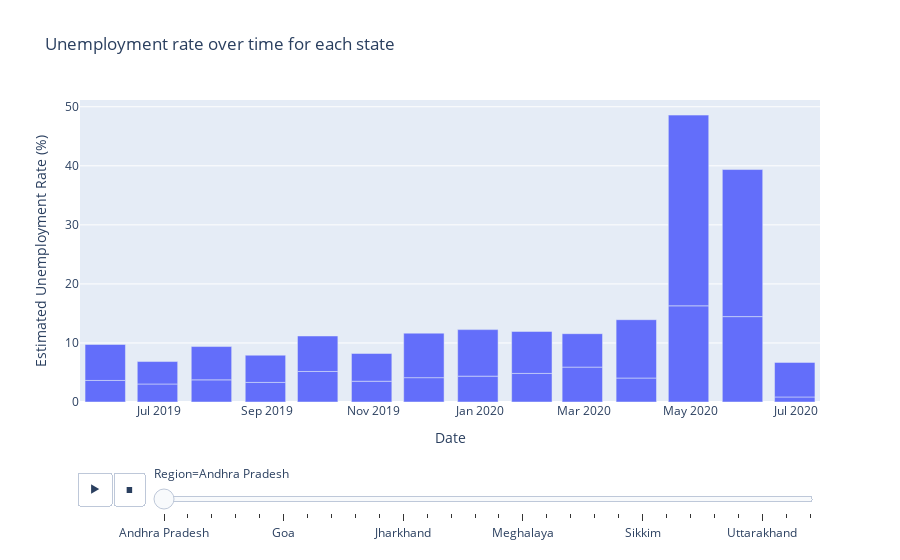

Source (notebook cell):
### Code cell
fig=px.bar(df,x="Date",y="Estimated Unemployment Rate (%)",animation_frame="Region",
           title="Unemployment rate over time for each state",template="plotly")
fig.show()

### Figure 1 — Plotly figure (JSON) as saved in the notebook; plotly's stock layout.template omitted (floating-point values rounded to 4 significant figures)
{"data": [{"alignmentgroup": "True", "hovertemplate": "Region=Andhra Pradesh<br>Date=%{x}<br>Estimated Unemployment Rate (%)=%{y}<extra></extra>", "legendgroup": "", "marker": {"color": "#636efa", "pattern": {"shape": ""}}, "name": "", "offsetgroup": "", "orientation": "v", "showlegend": false, "textposition": "auto", "type": "bar", "x": ["2019-05-31T00:00:00", "2019-06-30T00:00:00", "2019-07-31T00:00:00", "2019-08-31T00:00:00", "2019-09-30T00:00:00", "2019-10-31T00:00:00", "2019-11-30T00:00:00", "2019-12-31T00:00:00", "2020-01-31T00:00:00", "2020-02-29T00:00:00", "2020-03-31T00:00:00", "2020-04-30T00:00:00", "2020-05-31T00:00:00", "2020-06-30T00:00:00", "2019-05-31T00:00:00", "2019-06-30T00:00:00", "2019-07-31T00:00:00", "2019-08-31T00:00:00", "2019-09-30T00:00:00", "2019-10-31T00:00:00", "2019-11-30T00:00:00", "2019-12-31T00:00:00", "2020-01-31T00:00:00", "2020-02-29T00:00:00", "2020-03-31T00:00:00", "2020-04-30T00:00:00", "2020-05-31T00:00:00", "2020-06-30T00:00:00"], "xaxis": "x", "y": [3.65, 3.05, 3.75, 3.32, 5.17, 3.52, 4.12, 4.38, 4.84, 5.91, 4.06, 16.29, 14.46, 0.85, 6.09, 3.8, 5.64, 4.61, 6.01, 4.7, 7.54, 7.88, 7.11, 5.66, 9.88, 32.3, 24.91, 5.86], "yaxis": "y"}], "layout": {"barmode": "relative", "legend": {"tracegroupgap": 0}, "sliders": [{"active": 0, "currentvalue": {"prefix": "Region="}, "len": 0.9, "pad": {"b": 10, "t": 60}, "steps": [{"args": [["Andhra Pradesh"], {"frame": {"duration": 0, "redraw": true}, "fromcurrent": true, "mode": "immediate", "transition": {"duration": 0, "easing": "linear"}}], "label": "Andhra Pradesh", "method": "animate"}, {"args": [["Assam"], {"frame": {"duration": 0, "redraw": true}, "fromcurrent": true, "mode": "immediate", "transition": {"duration": 0, "easing": "linear"}}], "label": "Assam", "method": "animate"}, {"args": [["Bihar"], {"frame": {"duration": 0, "redraw": true}, "fromcurrent": true, "mode": "immediate", "transition": {"duration": 0, "easing": "linear"}}], "label": "Bihar", "method": "animate"}, {"args": [["Chhattisgarh"], {"frame": {"duration": 0, "redraw": true}, "fromcurrent": true, "mode": "immediate", "transition": {"duration": 0, "easing": "linear"}}], "label": "Chhattisgarh", "method": "animate"}, {"args": [["Delhi"], {"frame": {"duration": 0, "redraw": true}, "fromcurrent": true, "mode": "immediate", "transition": {"duration": 0, "easing": "linear"}}], "label": "Delhi", "method": "animate"}, {"args": [["Goa"], {"frame": {"duration": 0, "redraw": true}, "fromcurrent": true, "mode": "immediate", "transition": {"duration": 0, "easing": "linear"}}], "label": "Goa", "method": "animate"}, {"args": [["Gujarat"], {"frame": {"duration": 0, "redraw": true}, "fromcurrent": true, "mode": "immediate", "transition": {"duration": 0, "easing": "linear"}}], "label": "Gujarat", "method": "animate"}, {"args": [["Haryana"], {"frame": {"duration": 0, "redraw": true}, "fromcurrent": true, "mode": "immediate", "transition": {"duration": 0, "easing": "linear"}}], "label": "Haryana", "method": "animate"}, {"args": [["Himachal Pradesh"], {"frame": {"duration": 0, "redraw": true}, "fromcurrent": true, "mode": "immediate", "transition": {"duration": 0, "easing": "linear"}}], "label": "Himachal Pradesh", "method": "animate"}, {"args": [["Jammu & Kashmir"], {"frame": {"duration": 0, "redraw": true}, "fromcurrent": true, "mode": "immediate", "transition": {"duration": 0, "easing": "linear"}}], "label": "Jammu & Kashmir", "method": "animate"}, {"args": [["Jharkhand"], {"frame": {"duration": 0, "redraw": true}, "fromcurrent": true, "mode": "immediate", "transition": {"duration": 0, "easing": "linear"}}], "label": "Jharkhand", "method": "animate"}, {"args": [["Karnataka"], {"frame": {"duration": 0, "redraw": true}, "fromcurrent": true, "mode": "immediate", "transition": {"duration": 0, "easing": "linear"}}], "label": "Karnataka", "method": "animate"}, {"args": [["Kerala"], {"frame": {"duration": 0, "redraw": true}, "fromcurrent": true, "mode": "immediate", "transition": {"duration": 0, "easing": "linear"}}], "label": "Kerala", "method": "animate"}, {"args": [["Madhya Pradesh"], {"frame": {"duration": 0, "redraw": true}, "fromcurrent": true, "mode": "immediate", "transition": {"duration": 0, "easing": "linear"}}], "label": "Madhya Pradesh", "method": "animate"}, {"args": [["Maharashtra"], {"frame": {"duration": 0, "redraw": true}, "fromcurrent": true, "mode": "immediate", "transition": {"duration": 0, "easing": "linear"}}], "label": "Maharashtra", "method": "animate"}, {"args": [["Meghalaya"], {"frame": {"duration": 0, "redraw": true}, "fromcurrent": true, "mode": "immediate", "transition": {"duration": 0, "easing": "linear"}}], "label": "Meghalaya", "method": "animate"}, {"args": [["Odisha"], {"frame": {"duration": 0, "redraw": true}, "fromcurrent": true, "mode": "immediate", "transition": {"duration": 0, "easing": "linear"}}], "label": "Odisha", "method": "animate"}, {"args": [["Puducherry"], {"frame": {"duration": 0, "redraw": true}, "fromcurrent": true, "mode": "immediate", "transition": {"duration": 0, "easing": "linear"}}], "label": "Puducherry", "method": "animate"}, {"args": [["Punjab"], {"frame": {"duration": 0, "redraw": true}, "fromcurrent": true, "mode": "immediate", "transition": {"duration": 0, "easing": "linear"}}], "label": "Punjab", "method": "animate"}, {"args": [["Rajasthan"], {"frame": {"duration": 0, "redraw": true}, "fromcurrent": true, "mode": "immediate", "transition": {"duration": 0, "easing": "linear"}}], "label": "Rajasthan", "method": "animate"}, {"args": [["Sikkim"], {"frame": {"duration": 0, "redraw": true}, "fromcurrent": true, "mode": "immediate", "transition": {"duration": 0, "easing": "linear"}}], "label": "Sikkim", "method": "animate"}, {"args": [["Tamil Nadu"], {"frame": {"duration": 0, "redraw": true}, "fromcurrent": true, "mode": "immediate", "transition": {"duration": 0, "easing": "linear"}}], "label": "Tamil Nadu", "method": "animate"}, {"args": [["Telangana"], {"frame": {"duration": 0, "redraw": true}, "fromcurrent": true, "mode": "immediate", "transition": {"duration": 0, "easing": "linear"}}], "label": "Telangana", "method": "animate"}, {"args": [["Tripura"], {"frame": {"duration": 0, "redraw": true}, "fromcurrent": true, "mode": "immediate", "transition": {"duration": 0, "easing": "linear"}}], "label": "Tripura", "method": "animate"}, {"args": [["Uttar Pradesh"], {"frame": {"duration": 0, "redraw": true}, "fromcurrent": true, "mode": "immediate", "transition": {"duration": 0, "easing": "linear"}}], "label": "Uttar Pradesh", "method": "animate"}, {"args": [["Uttarakhand"], {"frame": {"duration": 0, "redraw": true}, "fromcurrent": true, "mode": "immediate", "transition": {"duration": 0, "easing": "linear"}}], "label": "Uttarakhand", "method": "animate"}, {"args": [["West Bengal"], {"frame": {"duration": 0, "redraw": true}, "fromcurrent": true, "mode": "immediate", "transition": {"duration": 0, "easing": "linear"}}], "label": "West Bengal", "method": "animate"}, {"args": [["Chandigarh"], {"frame": {"duration": 0, "redraw": true}, "fromcurrent": true, "mode": "immediate", "transition": {"duration": 0, "easing": "linear"}}], "label": "Chandigarh", "method": "animate"}], "x": 0.1, "xanchor": "left", "y": 0, "yanchor": "top"}], "title": {"text": "Unemployment rate over time for each state"}, "updatemenus": [{"buttons": [{"args": [null, {"frame": {"duration": 500, "redraw": true}, "fromcurrent": true, "mode": "immediate", "transition": {"duration": 500, "easing": "linear"}}], "label": "&#9654;", "method": "animate"}, {"args": [[null], {"frame": {"duration": 0, "redraw": true}, "fromcurrent": true, "mode": "immediate", "transition": {"duration": 0, "easing": "linear"}}], "label": "&#9724;", "method": "animate"}], "direction": "left", "pad": {"r": 10, "t": 70}, "showactive": false, "type": "buttons", "x": 0.1, "xanchor": "right", "y": 0, "yanchor": "top"}], "xaxis": {"anchor": "y", "domain": [0, 1], "title": {"text": "Date"}}, "yaxis": {"anchor": "x", "domain": [0, 1], "title": {"text": "Estimated Unemployment Rate (%)"}}}}
